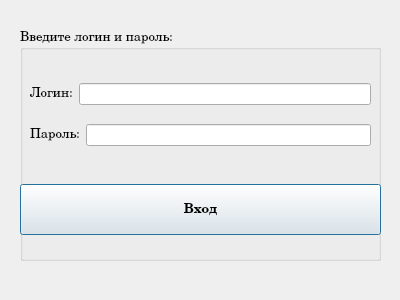
<?xml version="1.0" encoding="UTF-8"?>
<ui version="4.0">
 <class>Login</class>
 <widget class="QDialog" name="Login">
  <property name="geometry">
   <rect>
    <x>0</x>
    <y>0</y>
    <width>400</width>
    <height>300</height>
   </rect>
  </property>
  <property name="windowTitle">
   <string>Dialog</string>
  </property>
  <widget class="QGroupBox" name="Registration">
   <property name="geometry">
    <rect>
     <x>20</x>
     <y>30</y>
     <width>361</width>
     <height>231</height>
    </rect>
   </property>
   <property name="font">
    <font>
     <family>Century</family>
     <pointsize>10</pointsize>
    </font>
   </property>
   <property name="title">
    <string>Введите логин и пароль: </string>
   </property>
   <widget class="QPushButton" name="Enter_pushButton">
    <property name="geometry">
     <rect>
      <x>0</x>
      <y>154</y>
      <width>361</width>
      <height>51</height>
     </rect>
    </property>
    <property name="font">
     <font>
      <family>Century</family>
      <pointsize>10</pointsize>
      <weight>75</weight>
      <bold>true</bold>
     </font>
    </property>
    <property name="text">
     <string>Вход</string>
    </property>
   </widget>
   <widget class="QWidget" name="">
    <property name="geometry">
     <rect>
      <x>10</x>
      <y>40</y>
      <width>341</width>
      <height>91</height>
     </rect>
    </property>
    <layout class="QVBoxLayout" name="verticalLayout">
     <item>
      <layout class="QHBoxLayout" name="horizontalLayout">
       <item>
        <widget class="QLabel" name="Login_Reg_label">
         <property name="font">
          <font>
           <family>Century</family>
           <pointsize>10</pointsize>
          </font>
         </property>
         <property name="text">
          <string>Логин:</string>
         </property>
        </widget>
       </item>
       <item>
        <widget class="QLineEdit" name="Login_reg_lineEdit"/>
       </item>
      </layout>
     </item>
     <item>
      <layout class="QHBoxLayout" name="horizontalLayout_2">
       <item>
        <widget class="QLabel" name="Password_reg_label">
         <property name="font">
          <font>
           <family>Century</family>
           <pointsize>10</pointsize>
          </font>
         </property>
         <property name="text">
          <string>Пароль:</string>
         </property>
        </widget>
       </item>
       <item>
        <widget class="QLineEdit" name="Password_reg_lineEdit"/>
       </item>
      </layout>
     </item>
    </layout>
   </widget>
  </widget>
 </widget>
 <resources/>
 <connections/>
</ui>
